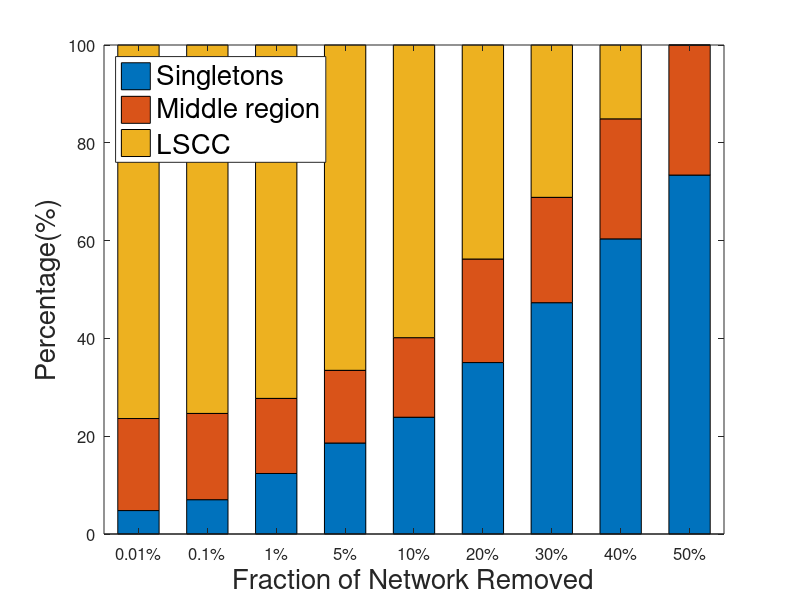

MATLAB code for this plot:
function draw_robustness_LSCC()
    Y = [0.0479544111031,0.188213139804,0.763832449093; 0.0701827505238,0.176406725041,0.753410524436; 0.123758946475,0.153577088012,0.722663965513; 0.186053587221,0.14868458125,0.665261831529; 0.238819271261,0.162690458857,0.598490269882; 0.350612869386,0.211723690065,0.437663440549; 0.473041958924,0.215434638583,0.311523402493; 0.603534751158,0.245456094425,0.151009154417; 0.734012773424,0.265858971881,0.000128254695237];
    X = {'0.01%', '0.1%', '1%', '5%', '10%', '20%', '30%', '40%', '50%'};
    bar(Y, 0.6, 'stacked');
    xlim([0.5 9.5]);
    ylim([0 1]);
    set(gca, 'yticklabel', cellstr(num2str(get(gca,'ytick')'*100)));
    set(gca, 'xticklabel', X);
    set(gca, 'FontSize', 12);
    xlabel('Fraction of Network Removed','FontSize',20);
    ylabel('Percentage(%)','FontSize',20);
    legend('Singletons', 'Middle region', 'LSCC', 'Location', 'NorthWest');
    set(legend, 'FontSize', 20);
    title('');
    grid off;
    print('./results/graph/robustness_LSCC.eps', '-deps')
end